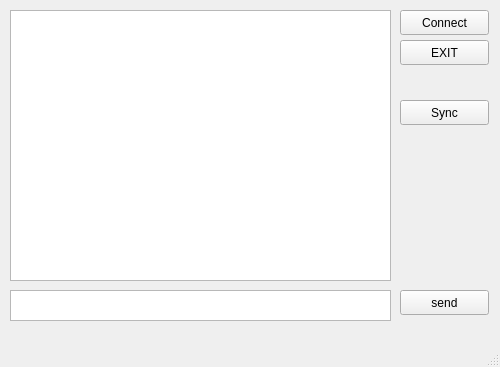
<?xml version="1.0" encoding="UTF-8"?>
<ui version="4.0">
 <class>MainWindow</class>
 <widget class="QMainWindow" name="MainWindow">
  <property name="geometry">
   <rect>
    <x>0</x>
    <y>0</y>
    <width>500</width>
    <height>367</height>
   </rect>
  </property>
  <property name="windowTitle">
   <string>MainWindow</string>
  </property>
  <widget class="QWidget" name="centralwidget">
   <widget class="QPushButton" name="connectbtn">
    <property name="geometry">
     <rect>
      <x>400</x>
      <y>10</y>
      <width>89</width>
      <height>25</height>
     </rect>
    </property>
    <property name="text">
     <string>Connect</string>
    </property>
   </widget>
   <widget class="QPushButton" name="exitbtn">
    <property name="geometry">
     <rect>
      <x>400</x>
      <y>40</y>
      <width>89</width>
      <height>25</height>
     </rect>
    </property>
    <property name="text">
     <string>EXIT</string>
    </property>
   </widget>
   <widget class="QPushButton" name="sendbtn">
    <property name="geometry">
     <rect>
      <x>400</x>
      <y>290</y>
      <width>89</width>
      <height>25</height>
     </rect>
    </property>
    <property name="text">
     <string>send</string>
    </property>
   </widget>
   <widget class="QTextEdit" name="Entry">
    <property name="geometry">
     <rect>
      <x>10</x>
      <y>290</y>
      <width>381</width>
      <height>31</height>
     </rect>
    </property>
   </widget>
   <widget class="QTextEdit" name="chat">
    <property name="geometry">
     <rect>
      <x>10</x>
      <y>10</y>
      <width>381</width>
      <height>271</height>
     </rect>
    </property>
    <property name="readOnly">
     <bool>true</bool>
    </property>
   </widget>
   <widget class="QPushButton" name="Sync">
    <property name="geometry">
     <rect>
      <x>400</x>
      <y>100</y>
      <width>89</width>
      <height>25</height>
     </rect>
    </property>
    <property name="text">
     <string>Sync</string>
    </property>
   </widget>
  </widget>
  <widget class="QMenuBar" name="menubar">
   <property name="geometry">
    <rect>
     <x>0</x>
     <y>0</y>
     <width>500</width>
     <height>22</height>
    </rect>
   </property>
  </widget>
  <widget class="QStatusBar" name="statusbar"/>
 </widget>
 <resources/>
 <connections>
  <connection>
   <sender>exitbtn</sender>
   <signal>clicked()</signal>
   <receiver>MainWindow</receiver>
   <slot>exitslot()</slot>
   <hints>
    <hint type="sourcelabel">
     <x>443</x>
     <y>76</y>
    </hint>
    <hint type="destinationlabel">
     <x>443</x>
     <y>111</y>
    </hint>
   </hints>
  </connection>
  <connection>
   <sender>connectbtn</sender>
   <signal>clicked()</signal>
   <receiver>MainWindow</receiver>
   <slot>connectslot()</slot>
   <hints>
    <hint type="sourcelabel">
     <x>477</x>
     <y>49</y>
    </hint>
    <hint type="destinationlabel">
     <x>478</x>
     <y>108</y>
    </hint>
   </hints>
  </connection>
  <connection>
   <sender>sendbtn</sender>
   <signal>clicked()</signal>
   <receiver>MainWindow</receiver>
   <slot>sendslot()</slot>
   <hints>
    <hint type="sourcelabel">
     <x>440</x>
     <y>329</y>
    </hint>
    <hint type="destinationlabel">
     <x>463</x>
     <y>265</y>
    </hint>
   </hints>
  </connection>
  <connection>
   <sender>Sync</sender>
   <signal>clicked()</signal>
   <receiver>MainWindow</receiver>
   <slot>readslot()</slot>
   <hints>
    <hint type="sourcelabel">
     <x>474</x>
     <y>138</y>
    </hint>
    <hint type="destinationlabel">
     <x>473</x>
     <y>213</y>
    </hint>
   </hints>
  </connection>
 </connections>
 <slots>
  <slot>exitslot()</slot>
  <slot>connectslot()</slot>
  <slot>sendslot()</slot>
  <slot>readslot()</slot>
 </slots>
</ui>
